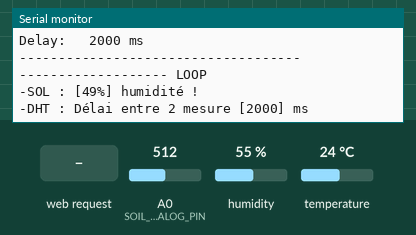
This sketch was run on a simulated ESP8266 (NodeMCU). Shown: the last lines printed to the serial monitor. The inputs (shaded band) are chosen by the test bench; at power-on: humidity 55 %, temperature 24 °C, A0 (SOIL_ANALOG_PIN) = 512. WiFi joins after 1.5 s; servers stay silent unless stated.

Above: at 2.7 s.
2.8 s: HTTP request GET /LED/on received
At 9.0 s:
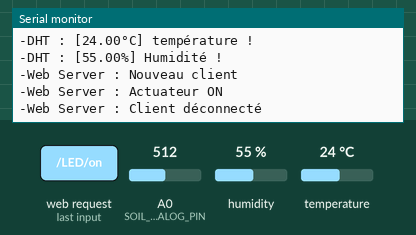
13.3 s: HTTP request GET /LED/off received
At 25.9 s:
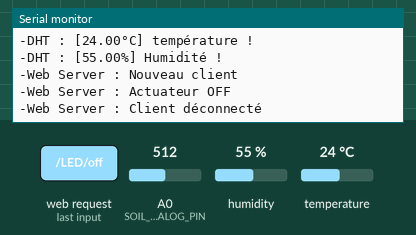
27.0 s: humidity set to 22 %
At 36.0 s:
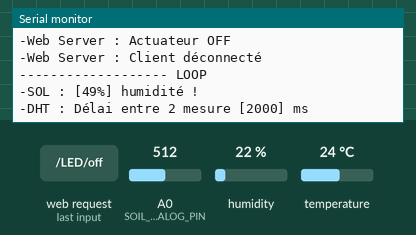
37.5 s: temperature set to 12 °C
At 39.0 s:
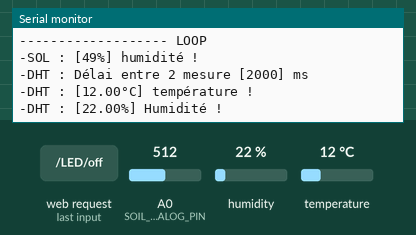
48.0 s: A0 (SOIL_ANALOG_PIN) set to 716
At 54.0 s:
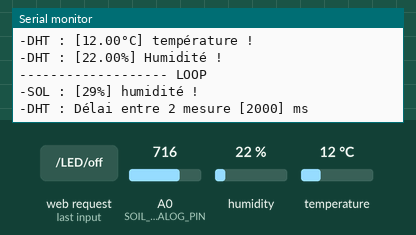
58.5 s: A0 (SOIL_ANALOG_PIN) set to 900
At 69.82 s:
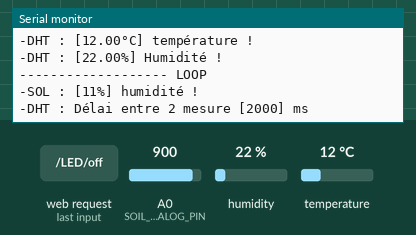
Timing chart, 0 to 70.0 s (numbered marks = the images above; inputs shaded):
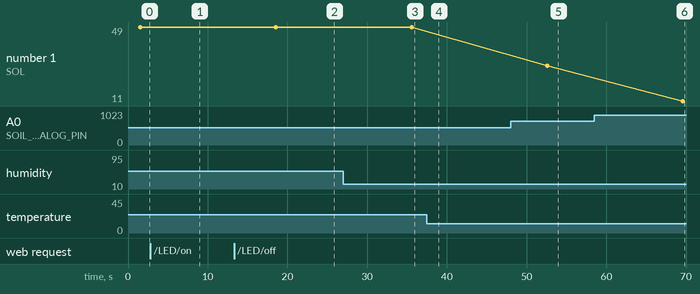

Measured:
- after the input at 2.8 s, the serial monitor: prints a new line after 5.8 s (image 1)
- after the input at 13.3 s, the serial monitor: prints a new line after 12.3 s (image 2)
- after the input at 37.5 s, the serial monitor: prints a new line after 0.08 s (image 4)
- after the input at 48.0 s, the serial monitor: prints a new line after 4.6 s (image 5)
- after the input at 58.5 s, the serial monitor: prints a new line after 11.1 s (image 6)
- plotted number 1: 49 → 29 after the input at 48.0 s, 29 → 11 after the input at 58.5 s

The sketch:

Deblaecker_Jeremy_B1A.ino
```cpp
/**\file Evaluation_B1A.ino
 *
 * Consignes :
 * - Nom du fichier : Nom_Prénom_B1A.ino
 * - Date limite de remise : 12h00
 * - Nombre de fichier : un seul fichier .ino
 *
 * Pour cette évaluation nous allons réaliser une plante connectée avec les fonctionnalités suivantes :
 * - Wifi : 2 Points
 *   Ma plante connectée se connecte au réseau WiFi sur le SSID d'YNOV "YNOVAIX IOT" avec le mot de
 *   passe "9xUNb8mk7Vs3A3Y" (ou celui de votre connexion partagée).
 * - Capteurs : 4 points
 *   Ma plante connectée utilise un capteur de température et d'humidité de l'air connecté sur la broche
 *   D0 ainsi qu'un capteur d'humidité du sol connecté sur la broche D2. Ma plante relève les données
 *   et les stocke dans des variables globales (présentes dans le code de départ):
 *   - fHumidity pour l'humidité de l'air, en pourcentage (entre 0 et 100%),
 *   - fTemperature pour la température de l'air, en degrés Celcius (entre -20 et 50°C),
 *   - iSoilMoisture pour l'humidité du sol, en pourcentage (entre 0 et 100%).
 * - Actuateur : 2 points
 *   Ma plante connectée dispose d'un actuateur qui est une pompe à eau; elle sera représentée par
 *   un LED dans le cadre de cette évaluation. On utilisera la LED du NodeMCU connectée sur la Pin D4.
 *   Il faut ici définir les informations et initialiser l'actuateur (la pompe) à l'état OFF au démarrage
 *   de la plante.
 * - Web Server : 3 points
 *   Ma plante connectée dispose d'un serveur web, accessible depuis son adresse IP sur le port 80 et
 *   affiche :
 *   - Le SSID sur lequel elle est connectée,
 *   - Les dernières valeurs des 3 données de capteur,
 *   - Un bouton qui permet d'activer la pompe à eau (la LED dans notre cas). Quand on allume la pompe
 *     la LED s'éteind et quand j'arrête la pompe la LED s'allume,
 *   - La page web se rafraichit toutes les 10 secondes.
 * - Adafruit IO : 3 points
 *   Ma plante est connectée à la plateforme Adafruit IO. Un tableau de bord permet de visualiser :
 *   - Les courbes d'évolution des 3 données,
 *   - Les valeurs instantannées des 3 données sont visibles par des jauges,
 *   - Un bouton permet de visualiser l'état de l'actuateur (pompe ou LED) et d'en changer l'état,
 *   - Un slider permet de configurer un niveau de température entre 0 et 50 degrés,
 *   - Un slider permet de configurer un niveau d'humidité de l'air entre 0 et 100 %.
 * - Règle métier : 3 points
 *   Ma plante connectée vérifie toutes les 30 secondes si
 *   - la température de l'air n'est pas au dessus du niveau défini par le slider sur le tableau de bord
 *   - l'humidité du sol n'est pas au dessous du niveau défini par le slider sur le tableau de bord
 *   - Si un de ces critères n'est pas respecté alors elle active la pompe (donc éteint la LED)
 *   - Si les 2 critères sont respectés alors la pompe est arrêtée
 * - Configuration : 3 points
 *   Ma plante connectée dispose d'un fichier de configuration (sur le SPIFFS) contenant :
 *   - Le type de plante
 *   - Le taux optimal d'humidité du sol
 *   - La température athmosphérique optimale
 * - Réinitialisation : 2 points
 *   Sur la page principale du serveur web de ma plante, un bouton permet de réinitialiser les valeurs
 *   des seuils définis par les sliders
 * - Commentaires :
 *   0,5 point pour chaque fonctionnalité implémentée correctement documentée (permettant de comprendre
 *   les étapes et facilitant la lecture du code) et les logs sont utilies et explicites
 *
*/

/**
 * Liste des fonctionnalités que j'ai implémentées :
 * Attention à retirer les fonctionnalités que vous n'avez pas implémentées : -1 point par fonctionnalité
 * affichée comme réalisée et qui n'est pas opérationnelle.
 *
 * - Wifi :             2 (+0,5) points ok
 * - Capteurs :         4 (+0,5) points
 * - Actuateur :        2 (+0,5) points
 * - Web Server :       3 (+0,5) points
 * - Adafruit IO :      3 (+0,5) points
 * - Règle métier :     3 (+0,5) points
 * - Configuration :    3 (+0,5) points
 * - Réinitialisation : 2 (+0,5) points
 * - Consignes :        1 point
 */

// -----------------------------------------------------------------------------------------------
//Bibliotheque WIFI
// -----------------------------------------------------------------------------------------------
#include <ESP8266WiFi.h>          //https://github.com/esp8266/Arduino Bibliothèque WIFI


// -----------------------------------------------------------------------------------------------
// Capteur d'humidité et température
// -----------------------------------------------------------------------------------------------
#define SOIL_ANALOG_PIN   A0      // PIN digitale du niveau d'humidité du sol
#define MOISTURE_HIGH     1024    // Calibration du capteur : valeur haute (sec)
#define MOISTURE_LOW      0       // Calibration du capteur : valeur basse (dans l'eau)
#define DHT_U 1                        // 0 si DHT "classique" / 1 pour DHT Unified Sensor

#include "DHT.h"                       // https://github.com/adafruit/DHT-sensor-library
#include <DHT_U.h>                     // https://github.com/adafruit/Adafruit_Sensor

#define DHT_PIN    D2                  // PIN numérique du DHT
#define DHT_TYPE   DHT11               // Type de capteur DHT : DHT11 ou DHT22

#if DHT_U
DHT_Unified myDht(DHT_PIN, DHT_TYPE); // Instantiation du DHT Unified
#else
DHT myDht(DHT_PIN, DHT_TYPE);         // Instantiation du DHT "classique"
#endif

// -----------------------------------------------------------------------------------------------
// Led
// -----------------------------------------------------------------------------------------------
#define LedPin D4            // D4 correspond également à la LED de l'ESP8266 (HIGH & LOW inversés)


// -----------------------------------------------------------------------------------------------
// Debug
// -----------------------------------------------------------------------------------------------
#define MYDEBUG 1

#ifdef MYDEBUG
 #define MYDEBUG_PRINT(x)     Serial.print (x)
 #define MYDEBUG_PRINTDEC(x)  Serial.print (x, DEC)
 #define MYDEBUG_PRINTHEX(x)  Serial.print (x, HEX)
 #define MYDEBUG_PRINTLN(x)   Serial.println (x)
#else
 #define MYDEBUG_PRINT(x)
 #define MYDEBUG_PRINTDEC(x)
 #define MYDEBUG_PRINTHEX(x)
 #define MYDEBUG_PRINTLN(x)
#endif

#ifndef Pins_Arduino_h
#define Pins_Arduino_h

#define PIN_WIRE_SDA (4)
#define PIN_WIRE_SCL (5)

static const uint8_t SDA = PIN_WIRE_SDA;
static const uint8_t SCL = PIN_WIRE_SCL;

#define LED_BUILTIN 2 /*!< A noter que la Led de l'ESP8266 est cablée du la broche 2 et les polarités inversées*/

static const uint8_t D0   = 16;
static const uint8_t D1   = 5;
static const uint8_t D2   = 4;
static const uint8_t D3   = 0;
static const uint8_t D4   = 2;
static const uint8_t D5   = 14;
static const uint8_t D6   = 12;
static const uint8_t D7   = 13;
static const uint8_t D8   = 15;
static const uint8_t D9   = 3;
static const uint8_t D10  = 1;

#endif
// -----------------------------------------------------------------------------------------------
// Wifi et adafruit
// -----------------------------------------------------------------------------------------------
char* ssid     = "YNOVAIX IOT";
char* password = "9xUNb8mk7Vs3A3Y";
#define ADAFRUIT_USERNAME  "andiore"
#define AIO_KEY  "a8dbad903d5848ebad0c187860b5247b"
#define FEED_PATH ADAFRUIT_USERNAME "andiore/Dashboards/dashboard"


// -----------------------------------------------------------------------------------------------
//Capteur
// -----------------------------------------------------------------------------------------------
int iSoilMoisture;                      // Taux d'humidité du sol, mesure analogique
uint32_t delayMS = 5000;                // Délai entre 2 mesures
float fHumidity;                        // Taux d'humidité de l'air
float fTemperature;                     // Température de l'air

// -----------------------------------------------------------------------------------------------
// FONCTION WIFI
// -----------------------------------------------------------------------------------------------
void setupWiFi(){
  MYDEBUG_PRINTLN();
  MYDEBUG_PRINT("-WIFI : Connexion en cours à ");
  MYDEBUG_PRINT(ssid);
  WiFi.mode(WIFI_STA);
  WiFi.begin(ssid, password);

  while (WiFi.status() != WL_CONNECTED) {
    delay(500);
    MYDEBUG_PRINT(".");
  }
  MYDEBUG_PRINTLN("");

  MYDEBUG_PRINT("-WIFI : connecté avec l'adresse IP : ");
  MYDEBUG_PRINTLN(WiFi.localIP());
}
// Web server
WiFiServer server(80);                  // Serveur web sur le port 80 (protocole HTTP)
String header;                          // Requête HTTP
String strActuatorState = "off";        // Etat de l'actuateur
int webInterval = 10;                   // Actualisation de la page web
// -------------------------------------------------------------------------------------------------
// Capteur d'humidité et de température
// -------------------------------------------------------------------------------------------------

void setupDhtSensor(){
  myDht.begin();

#if DHT_U
  MYDEBUG_PRINTLN("DHT Unified Sensor");
  // Information sur le capteur de température
  sensor_t sensor;
  myDht.temperature().getSensor(&sensor);
  MYDEBUG_PRINTLN("------------------------------------");
  MYDEBUG_PRINTLN("Temperature");
  MYDEBUG_PRINT  ("Sensor:       "); MYDEBUG_PRINTLN(sensor.name);
  MYDEBUG_PRINT  ("Driver Ver:   "); MYDEBUG_PRINTLN(sensor.version);
  MYDEBUG_PRINT  ("Unique ID:    "); MYDEBUG_PRINTLN(sensor.sensor_id);
  MYDEBUG_PRINT  ("Max Value:    "); MYDEBUG_PRINT(sensor.max_value); MYDEBUG_PRINTLN(" *C");
  MYDEBUG_PRINT  ("Min Value:    "); MYDEBUG_PRINT(sensor.min_value); MYDEBUG_PRINTLN(" *C");
  MYDEBUG_PRINT  ("Resolution:   "); MYDEBUG_PRINT(sensor.resolution); MYDEBUG_PRINTLN(" *C");
  MYDEBUG_PRINTLN("------------------------------------");
  // Information sur le capteur de température
  myDht.humidity().getSensor(&sensor);
  MYDEBUG_PRINTLN("------------------------------------");
  MYDEBUG_PRINTLN("Humidity");
  MYDEBUG_PRINT  ("Sensor:       "); MYDEBUG_PRINTLN(sensor.name);
  MYDEBUG_PRINT  ("Driver Ver:   "); MYDEBUG_PRINTLN(sensor.version);
  MYDEBUG_PRINT  ("Unique ID:    "); MYDEBUG_PRINTLN(sensor.sensor_id);
  MYDEBUG_PRINT  ("Max Value:    "); MYDEBUG_PRINT(sensor.max_value); MYDEBUG_PRINTLN("%");
  MYDEBUG_PRINT  ("Min Value:    "); MYDEBUG_PRINT(sensor.min_value); MYDEBUG_PRINTLN("%");
  MYDEBUG_PRINT  ("Resolution:   "); MYDEBUG_PRINT(sensor.resolution); MYDEBUG_PRINTLN("%");
  MYDEBUG_PRINTLN("------------------------------------");
  delayMS = sensor.min_delay/1000;
  MYDEBUG_PRINT  ("Delay:   "); MYDEBUG_PRINT(delayMS); MYDEBUG_PRINTLN(" ms");
  MYDEBUG_PRINTLN("------------------------------------");
#endif
}

void getDhtData(){
  MYDEBUG_PRINT("-DHT : Délai entre 2 mesure [");
  MYDEBUG_PRINT(delayMS);
  MYDEBUG_PRINTLN("] ms");
  delay(delayMS);

#if DHT_U
  sensors_event_t event;
  myDht.temperature().getEvent(&event);
  if (isnan(event.temperature)) {
    MYDEBUG_PRINTLN("-DHT : Erreur de lecture de la température du capteur DHT !");
  }
  else {
    MYDEBUG_PRINT("-DHT : [");
    MYDEBUG_PRINT(event.temperature);
    MYDEBUG_PRINTLN("°C] température !");
  }
  myDht.humidity().getEvent(&event);
  if (isnan(event.relative_humidity)) {
    MYDEBUG_PRINTLN("-DHT : Erreur de lecture de l'humidité du capteur DHT !");
  }
  else {
    MYDEBUG_PRINT("-DHT : [");
    MYDEBUG_PRINT(event.relative_humidity);
    MYDEBUG_PRINTLN("%] Humidité !");
  }
#else
  // Lecture des données sur le capteur
  float fHumidity = myDht.readHumidity();
  float fTemperature = myDht.readTemperature();

  // Vérification que la lecture est correcte
  if (isnan(fHumidity) || isnan(fTemperature)) {
    MYDEBUG_PRINTLN("-DHT : Erreur de lecture du capteur DHT !");
    return;
  }
  // Affichage
  MYDEBUG_PRINT("-DHT : [");
  MYDEBUG_PRINT(fHumidity);
  MYDEBUG_PRINTLN("%] humidité !");
  MYDEBUG_PRINT("-DHT : [");
  MYDEBUG_PRINT(fTemperature);
  MYDEBUG_PRINTLN("°C] température !");
#endif
}

void getSoilData(){
  // MOISTURE - ANALOG
  iSoilMoisture = analogRead(SOIL_ANALOG_PIN);
  iSoilMoisture = map(iSoilMoisture,MOISTURE_HIGH,MOISTURE_LOW,0,100);
  MYDEBUG_PRINT("-SOL : [");
  MYDEBUG_PRINT(iSoilMoisture);
  MYDEBUG_PRINTLN("%] humidité !");
}

// ------------------------------------------------------------------------------------------------
// LED
// ------------------------------------------------------------------------------------------------
void setup() {
  Serial.begin(115200);   // Démarrage du port série avec l'ordinateur à la vitesse de 115200 bauds
  setupWiFi();
  // Capteurs
  pinMode(SOIL_ANALOG_PIN, INPUT);  // Initialisation du capteur d'humitidé du sol
  setupDhtSensor();
}
// ------------------------------------------------------------------------------------------------
// WEB SERVER
// ------------------------------------------------------------------------------------------------


// Setup du serveyr
void setupWebServer(){
  // Initialisation de la broche pour l'actuateur
  pinMode(LedPin, OUTPUT);                    // Mode Output
  digitalWrite(LedPin, LOW);                  // Initialisation à LOW

  // On a besoin d'une connexion WiFi !
  if (WiFi.status() != WL_CONNECTED){setupWiFi();}  // Connexion WiFi
  MYDEBUG_PRINTLN("-Web Server : Démarrage");
  server.begin();                                   // Démarrage du serveur
}

/**
 * Traitement des requêtes HTTP reçues par le serveur
 */
void loopWebServer(){
  WiFiClient client = server.available();           // Attente de clients
  if (client) {                                     // Si un nouveau client se connecte
    MYDEBUG_PRINTLN("-Web Server : Nouveau client");
    String currentLine = "";                        // Initialisation d'un String pour les données du client
    while (client.connected()) {                    // Boucle tant que le client est connecté
      if (client.available()) {                     // S'il y a des données du client
        char c = client.read();                     // Lecture d'un octet
        header += c;                                // Stockage dans le header
        if (c == '\n') {                            // Si l'octet est un retour à la ligne
          // Si la ligne courante est vide, on a deux caractères de fin de ligne
          // on identifie donc la fin de la requête HTTP, il faut donc désormais répondre
          if (currentLine.length() == 0) {
            // Construction de la réponse avec le HTTP header qui commence par la code retour
            // (e.g. HTTP/1.1 200 OK) et une description du contenu pour que le client sache ce
            // qui lui arrive, et finalement une ligne vide pour indiquer la fin
            client.println("HTTP/1.1 200 OK");
            client.println("Content-type:text/html");
            client.println("Connection: close");
            client.println();

            // Analyse de la requête pour savoir si une action a été demandée
            if (header.indexOf("GET /LED/on") >= 0) {
              MYDEBUG_PRINTLN("-Web Server : Actuateur ON");
              strActuatorState = "on";
              digitalWrite(LedPin, HIGH);
            } else if (header.indexOf("GET /LED/off") >= 0) {
              MYDEBUG_PRINTLN("-Web Server : Actuateur OFF");
              strActuatorState = "off";
              digitalWrite(LedPin, LOW);
            }

            // Affichage de la page web
            client.println("<!DOCTYPE html><html>");
            client.println("<head><meta name=\"viewport\" content=\"width=device-width, initial-scale=1\">");
            client.println("<link rel=\"icon\" href=\"data:,\">");
            client.println("<style>html { font-family: Helvetica; display: inline-block; margin: 0px auto; text-align: center;}");
            client.println(".button { background-color: #195B6A; border: none; color: white; padding: 16px 40px;");
            client.println("text-decoration: none; font-size: 30px; margin: 2px; cursor: pointer;}");
            client.println(".button2 {background-color: #77878A;}</style></head>");
            client.println("<body><h1>My Web Server</h1>");
            client.println("<p>Etat de l'actuateur : " + strActuatorState + "</p>");
            // Affichage du bouton selon l'état de l'actuateur
            if (strActuatorState=="off") {
              client.println("<p><a href=\"/LED/on\"><button class=\"button\">ON</button></a></p>");
            } else {
              client.println("<p><a href=\"/LED/off\"><button class=\"button button2\">OFF</button></a></p>");
            }
            client.println("<h3>capteurs</h3>");
            client.println("<p>Temperature: " + String(fTemperature) + "</p>");
            client.println("<p>Humidité: " + String(fHumidity) + "</p>");
            client.println("<p>Humidité sol: " + String(iSoilMoisture) + "</p>");
            client.println("</body></html>");
            // On termine avec une ligne vide pour indiquer la fin de la réponse
            client.println();
            break;
          } else { // C'est une fin de ligne, on "nettoye" la ligne courante
            currentLine = "";
          }
        } else if (c != '\r') {  // C'est autre chose qu'un retour à la ligne
          currentLine += c;      // alors on l'ajoute à la ligne courante
        }
      }
    }
    // "Nettoyage" du header
    header = "";
    // Fermeture de la connection client
    client.stop();
    MYDEBUG_PRINTLN("-Web Server : Client déconnecté");
  }
}

void setupserver() {
  Serial.begin(115200);   // Démarrage du port série avec l'ordinateur à la vitesse de 115200 bauds

  // Wifi
  setupWiFi();

  // Capteurs
  pinMode(SOIL_ANALOG_PIN, INPUT);  // Initialisation du capteur d'humitidé du sol
  setupDhtSensor();

  // Web server
  setupWebServer();
}


/**
 * Fonction setup qui est appelée au démarrage de la carte, j'initialise ici les variables et
 * les capteurs. Cette fonction n'est appelée qu'une seule fois au démarrage (ou Reset).
 */


// Fonction loop qui est appellée en boucle dès que la fonction setup est terminée

void loop() {
  MYDEBUG_PRINTLN("------------------- LOOP");
  getSoilData();      // Lecture des données du capteur d'humidité du sol
  getDhtData();       // Lecture des données du capteur DHT
  delay(5000);        // Délai si nécessaire
  loopWebServer();
  delay(1000*webInterval);
}
```
